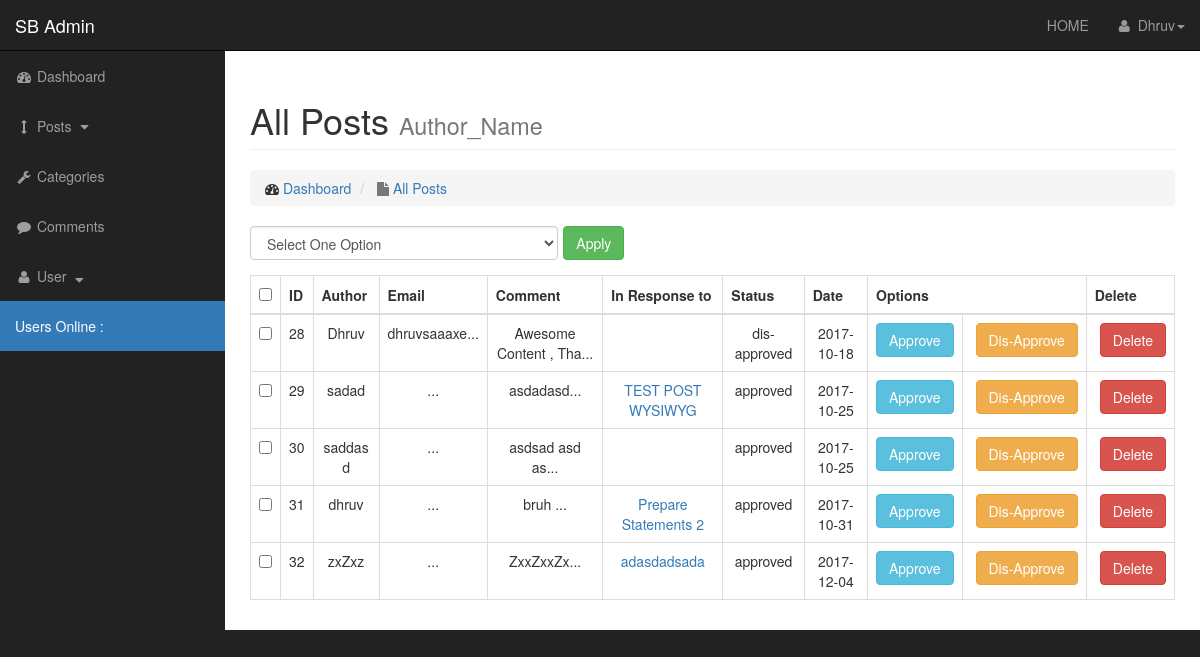
Before: /admin/cmt_list.php (signed in) with the older database file.
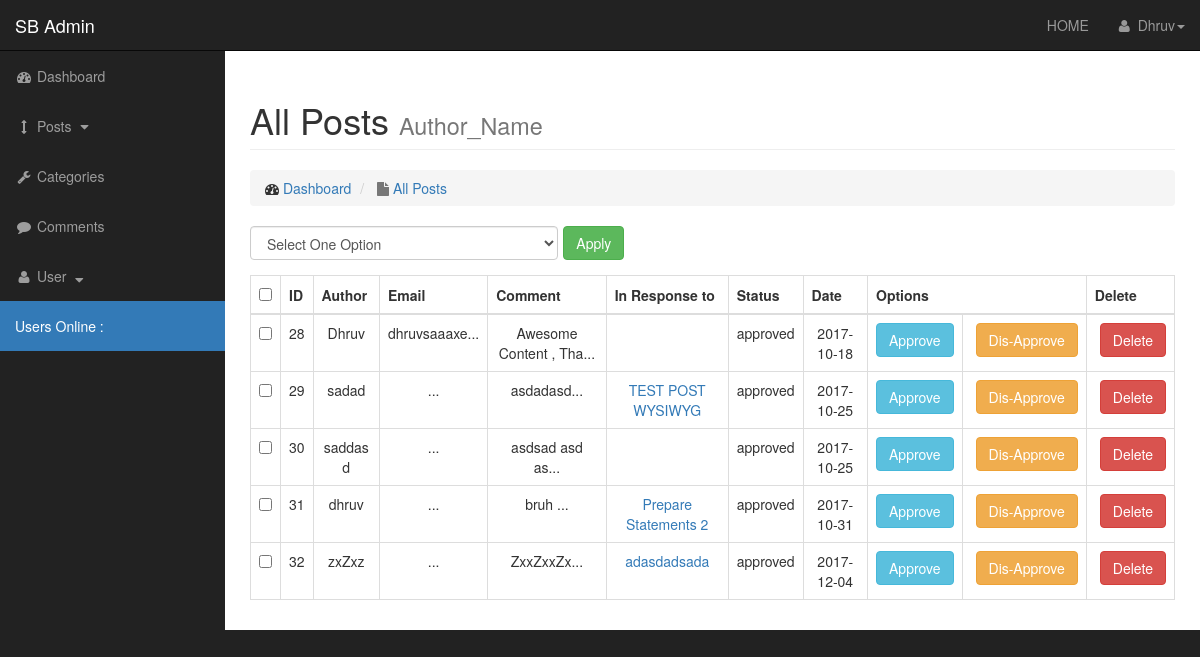
After: the same page with the newer database file.
### tables this page shows
CREATE TABLE `comments` (
  `cmt_id` int(3) NOT NULL,
  `cmt_post_id` int(3) NOT NULL,
  `cmt_author` varchar(32) NOT NULL,
  `cmt_email` varchar(64) DEFAULT NULL,
  `cmt_content` text NOT NULL,
  `cmt_status` varchar(32) NOT NULL DEFAULT 'draft',
  `cmt_date` date NOT NULL
);

### admin/includes/functions.php (the view, shortened to what this page needs)
            ?><?php
    function viewComments(){
        global $connect;
        $selectAllfromCmts = "SELECT * FROM comments";
        $showAllfromCmts = mysqli_query($connect,$selectAllfromCmts);
        while($row = mysqli_fetch_assoc($showAllfromCmts)){
            $cmtID = $row['cmt_id'];
            $cmtAuthor = $row['cmt_author'];
            $cmtEmail = substr($row['cmt_email'],0,11);
            $cmtContent = substr($row['cmt_content'],0,21);
            $selectfromcomment = "SELECT cmt_post_id FROM comments WHERE cmt_id=$cmtID";
            $showCommentP_ID = mysqli_query($connect,$selectfromcomment);
            $rowPID = mysqli_fetch_assoc($showCommentP_ID);
            $pID = $rowPID['cmt_post_id'];
            $selectfromPost = "SELECT post_title FROM posts WHERE post_id=$pID";
            $showPostTitle = mysqli_query($connect,$selectfromPost);
            $rowR_TO = mysqli_fetch_assoc($showPostTitle);
            $responseTo = $rowR_TO['post_title'];
            $cmtStatus = $row['cmt_status'];
            $cmtDate = $row['cmt_date'];
            echo "<tr>";
            echo "<td><input type='checkbox' class='checkboxes' name='checkBoxArray[]' value=$cmtID></td>";
            echo "<td>$cmtID</td>";
            echo "<td>$cmtAuthor</td>";
            echo "<td>$cmtEmail...</td>";
            echo "<td>$cmtContent...</td>";
            echo "<td><a href='../post.php?p_id=$pID'>$responseTo</a></td>";
            echo "<td>$cmtStatus</td>";
            echo "<td>$cmtDate</td>";
            echo "<td><a class='btn btn-info' href='cmt_list.php?approve=$cmtID'>Approve</a></td>";
            echo "<td><a class='btn btn-warning ' style='margin-left:5px;' href='cmt_list.php?disapprove=$cmtID'>Dis-Approve</a></td>";
            echo "<td><a class='btn btn-danger' style='margin-left:5px;' href='cmt_list.php?delete=$cmtID'>Delete</a></td>";
            echo "</tr>";
        }
    }
?>

Changed rows visible on the page:
changed comments "Dhruv": cmt_status "dis-approved" → "approved"
